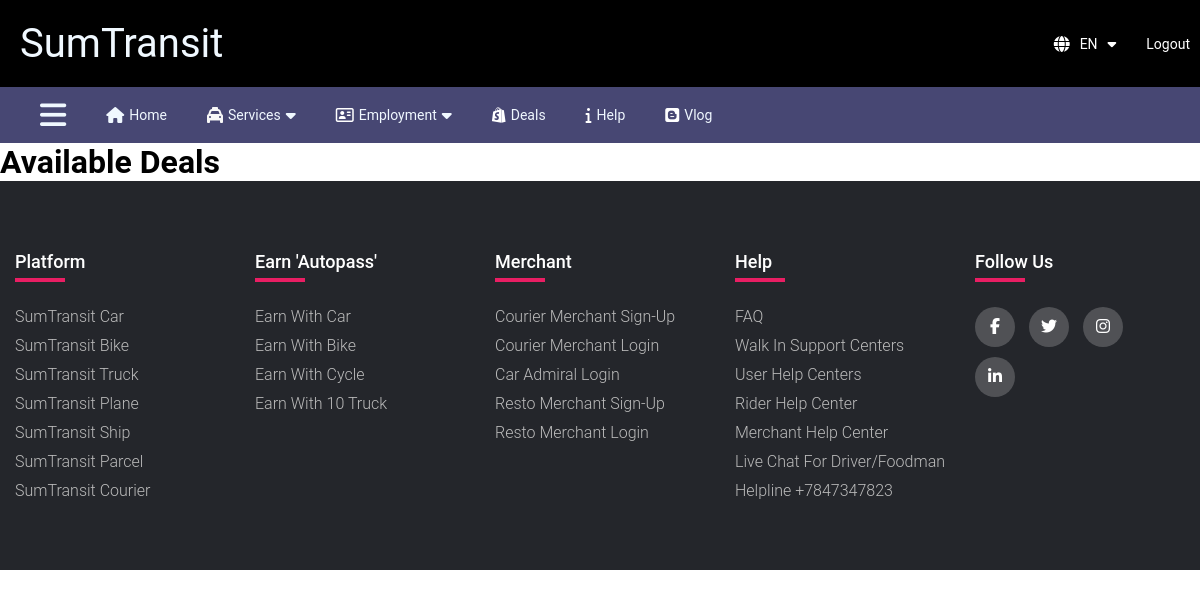
Page /deals/ (signed in) on the earlier database version.
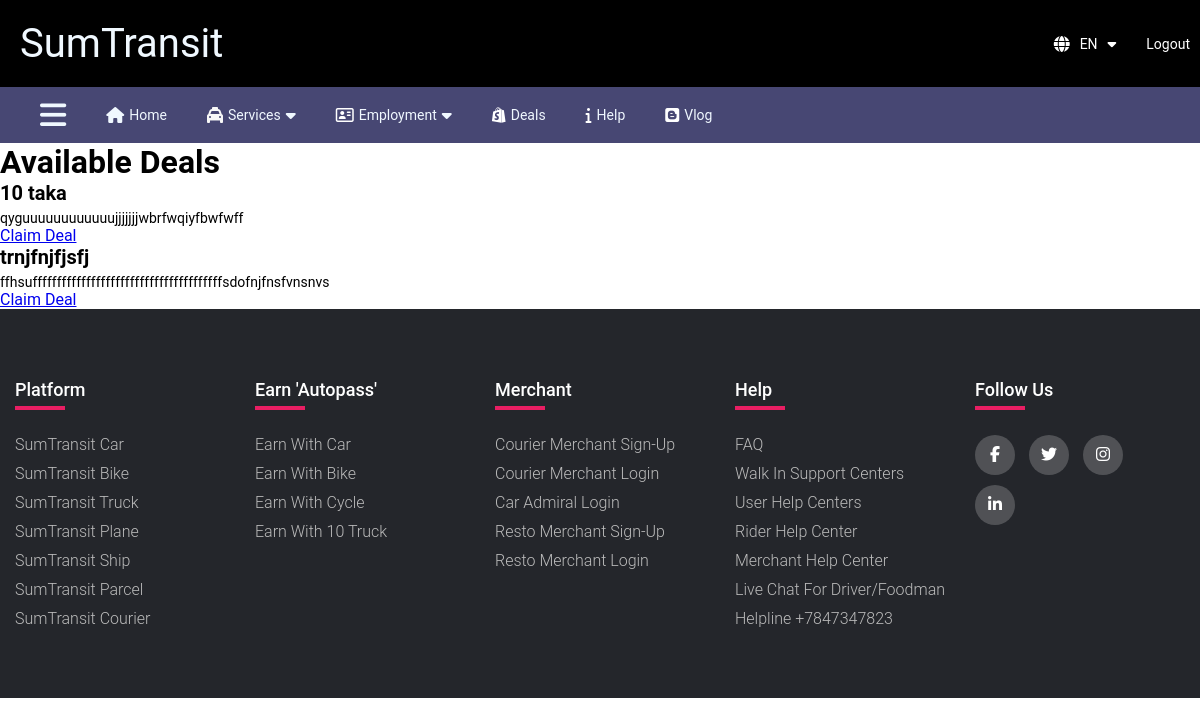
Same page on the later database version.
### main/models.py (models this page shows, shortened)
class Deal(models.Model):
    title = models.CharField(max_length=200)
    description = models.TextField()
    created_at = models.DateTimeField(auto_now_add=True)

### main/views.py (the view)
@login_required
def deals_list(request):
    deals = Deal.objects.all()
    return render(request, 'deals.html', {'deals': deals})

### main/templates/deals.html
{% extends 'base.html' %}
{% block content %}
<h1>Available Deals</h1>
<ul>
    {% for deal in deals %}
    <li>
        <h3>{{ deal.title }}</h3>
        <p>{{ deal.description }}</p>
        <a href="{% url 'click_deal' deal.id %}">Claim Deal</a>
    </li>
    {% endfor %}
</ul>
{% endblock %}

Differences in the rows shown:
added Deal: title "10 taka", description "qyguuuuuuuuuuuujjjjjjjwbrfwqiyfbwfwff"
added Deal: title "trnjfnjfjsfj", description "ffhsufffffffffffffffffffffffffffffffffffffffsdofnjfnsfvnsnvs"
